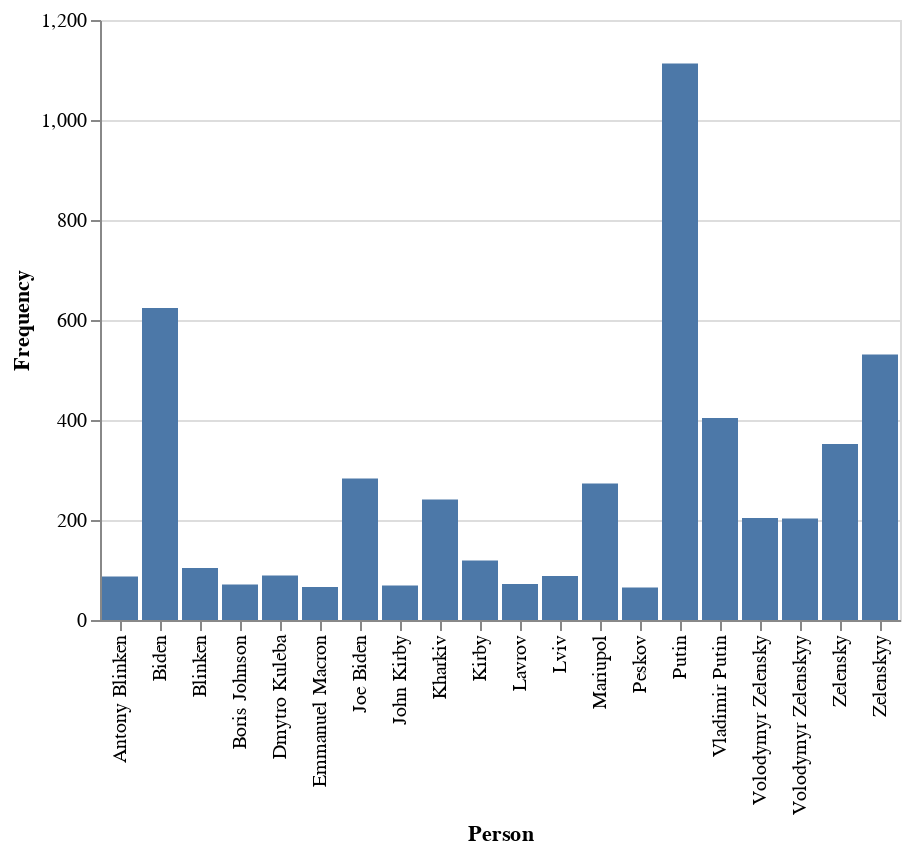

This figure's notebook cell:
### Code cell
#Plot top 20 mentioned PERSON in the entire datset
alt.Chart(person_20).mark_bar().encode(
    x='Person',
    y='Frequency'
)

### Figure 1 — Vega-Lite specification as saved in the notebook (floating-point values rounded to 4 significant figures)
{"config": {"view": {"continuousWidth": 400, "continuousHeight": 300}}, "data": {"name": "data-bad52aa17f435042bf84452c30a5232a"}, "mark": "bar", "encoding": {"x": {"field": "Person", "type": "nominal"}, "y": {"field": "Frequency", "type": "quantitative"}}, "$schema": "https://vega.github.io/schema/vega-lite/v4.17.0.json", "datasets": {"data-bad52aa17f435042bf84452c30a5232a": [{"Person": "Putin", "Frequency": 1113}, {"Person": "Biden", "Frequency": 624}, {"Person": "Zelenskyy", "Frequency": 531}, {"Person": "Vladimir Putin", "Frequency": 404}, {"Person": "Zelensky", "Frequency": 352}, {"Person": "Joe Biden", "Frequency": 283}, {"Person": "Mariupol", "Frequency": 273}, {"Person": "Kharkiv", "Frequency": 241}, {"Person": "Volodymyr Zelensky", "Frequency": 204}, {"Person": "Volodymyr Zelenskyy", "Frequency": 203}, {"Person": "Kirby", "Frequency": 119}, {"Person": "Blinken", "Frequency": 104}, {"Person": "Dmytro Kuleba", "Frequency": 89}, {"Person": "Lviv", "Frequency": 88}, {"Person": "Antony Blinken", "Frequency": 87}, {"Person": "Lavrov", "Frequency": 72}, {"Person": "Boris Johnson", "Frequency": 71}, {"Person": "John Kirby", "Frequency": 69}, {"Person": "Emmanuel Macron", "Frequency": 66}, {"Person": "Peskov", "Frequency": 65}]}}
